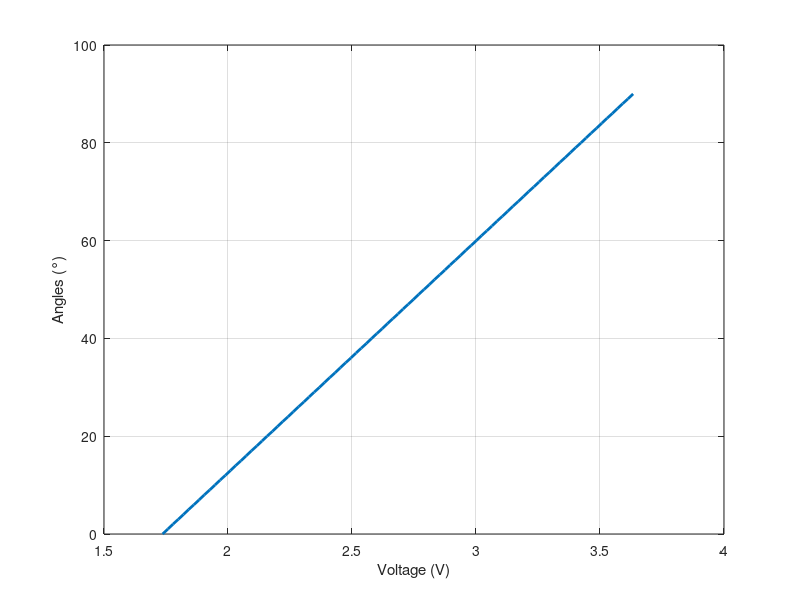

Write the MATLAB code that produced this figure. (Note: this script raises an error after producing the figure.)
Vin = 5;
R2 = 47000.0;
flatResistance = 25000.0;
bendResistance = 125000.0;

%% find the minimum and maximuum Vout
V_0 =Vin * flatResistance/(flatResistance + R2);
V_90= Vin * bendResistance/(bendResistance + R2);
%%fprintf(V_0);
%%fprintf(V_90);

%%interpolate all the voltage
angles_ref = 0:90;
V_ref= interp1([0,90], [V_0, V_90], angles_ref);
disp(V_ref)

plot(V_ref,angles_ref,'LineWidth',2); hold on
grid on
ylabel('Angles (°)')
xlabel('Voltage (V)')
D1 = readtable('/Users/coolbear/Desktop/total_flexsensor_value (5).xlsx','Range','A1:J70'); %Read the first 70 sets of data of the test data 0-90 degrees as the data for training the neural network
D2 = readtable('/Users/coolbear/Desktop/total_flexsensor_value (5).xlsx','Range','A71:J100');%Read the last 30 sets of data from 0-90 degrees of the test data as the data for testing and verifying the neural network
Matrice1=table2array(D1);

N_train=70; 
angles_measured= 0:10:90;%Set the angle measurement interval


angles_target_aux = angles_measured + zeros(N_train,length(angles_measured));%fill row vector angles as matrix vector
V_Measured = reshape(Matrice1,1,700);Convert %Matrix Vector Measurement Data to Row Vectors
angles_target= angles_target_aux(:);
angles_target= angles_target';

simplefit_dataset=[V_Measured;angles_target]; %input value= V_Measured, output value=angles_target

net = fitnet(15); %Construct a function fitting neural network with one hidden layer of size 15.
net= train(net,V_Measured,angles_target);

Matrice2 = table2array(D2);%Extract matrix data in D2
V_Measured_test = reshape(Matrice2,1,300); %Row vector becomes matrix vector
angle=round(net(V_Measured_test));%Input the test voltage into the tested neural network, get the angle output, and calculate its rounded result
scatter(V_Measured_test,angle,'*'); hold on %Output the test results as a scatterplot
